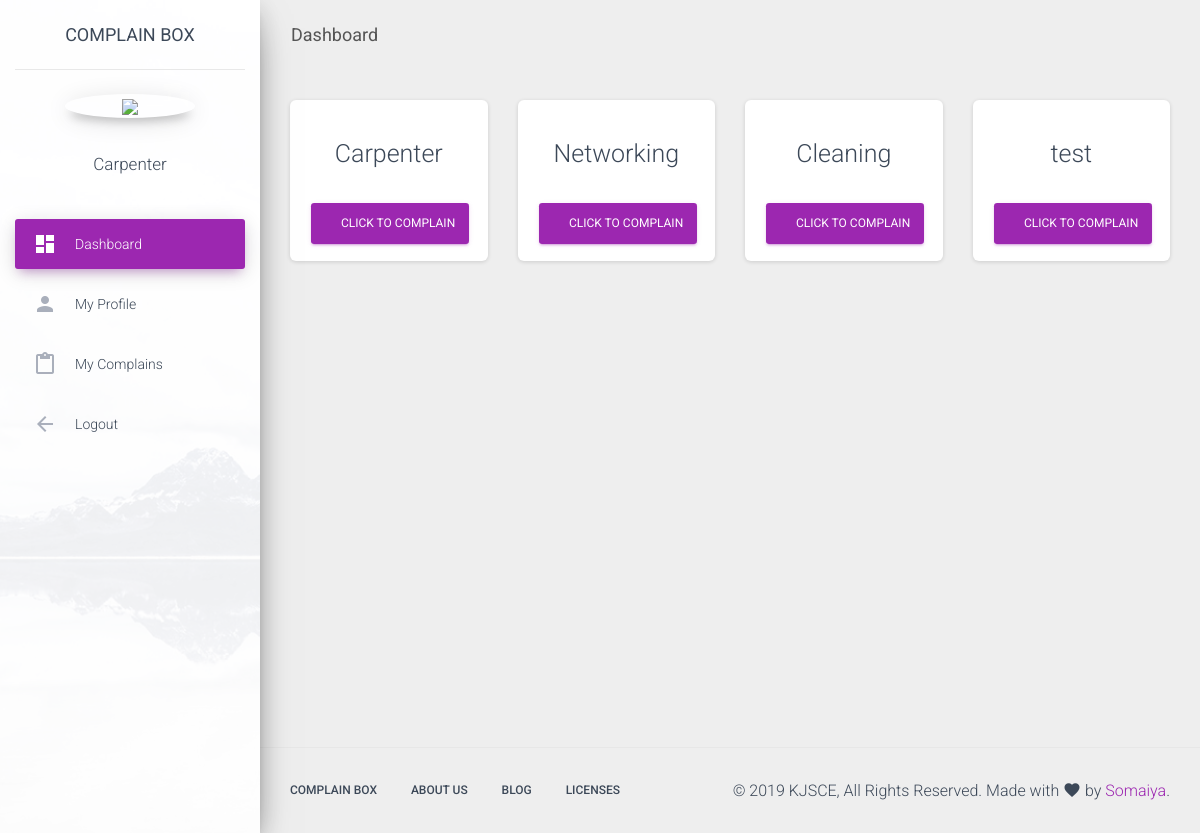
Screenshot of /dashboard.php (signed in) with the database file from the repository.
### tables this page shows
CREATE TABLE `department` (
  `id` int(11) NOT NULL,
  `dname` varchar(30) DEFAULT NULL,
  `deptimg` varchar(50) DEFAULT NULL
);

### dashboard.php (the view, shortened to what this page needs)
<!DOCTYPE html>
<html lang="en">
<head>
  <link rel="stylesheet" type="text/css" href="https://stackpath.bootstrapcdn.com/bootstrap/4.3.1/css/bootstrap.min.css">
  <link rel="stylesheet" href="https://maxcdn.bootstrapcdn.com/font-awesome/latest/css/font-awesome.min.css">
  <link href="assets/css/material-dashboard.css?v=2.1.1" rel="stylesheet" />
</head>
<body class="">
  <div class="wrapper ">
    <div class="sidebar" data-color="purple" data-background-color="white" data-image="assets/img/sidebar-2.jpg">
      <div class="logo">
        <a class="simple-text logo-normal">
          Complain Box
        </a>
      </div>
      <div class="sidebar-wrapper">
        <ul class="nav">
		<li class="nav-item">
			<br/>
			<div class="card-profile">
                <div class="card-avatar">
                    <img class="img" src="<?php  echo $_SESSION['imgurl'];  ?>" />
                </div>
					<div class="card-body">
						<h5 class="card-title">	<?php echo $_SESSION['name'];  ?></h5>
					</div>
		</li>
         <li class="nav-item active ">
            <a class="nav-link" href="#">
              <i class="material-icons">dashboard</i>
              <p>Dashboard</p>
            </a>
          </li>
          <li class="nav-item ">
            <a class="nav-link" href="#">
              <i class="material-icons">person</i>
              <p>My Profile</p>
            </a>
          </li>
          <li class="nav-item ">
            <a class="nav-link" href="#">
              <i class="material-icons">content_paste</i>
              <p>My Complains</p>
            </a>
          </li>
          <li class="nav-item ">
            <a class="nav-link" href="./logout.php">
              <i class="material-icons">arrow_back</i>
              <p>Logout</p>
            </a>
          </li>
        </ul>
      </div>
    </div>
    <div class="main-panel" data-background-color="white">
      <nav class="navbar navbar-expand-lg navbar-transparent navbar-absolute fixed-top ">
        <div class="container-fluid">
          <div class="navbar-wrapper">
            <a class="navbar-brand" href="#"><b>Dashboard</b></a>
          </div>
        </div>
      </nav>
      <div class="content" >
        <div class="container-fluid">
          <div class="row">
				<?php
	$con = new mysqli("localhost", "root", "", "complainbox");
	$sql = "SELECT * FROM department ";
	$result=mysqli_query($con,$sql);
		while($row = mysqli_fetch_array($result)){
		  echo '     <div class="col-lg-3 col-md-6 col-sm-6">
              <div class="card card-stats">
                <div class="card-header ">';
			echo "<form method='POST' action='' id=".$row['id'].">";
		echo '		</br>
                  <h3 class="card-title text-center" name="'.$row["dname"].'">'.$row["dname"].'</h3>
				</br>
				<a href="#complain" class="btn btn-primary btn-block" name="'.$row["dname"].'" onClick="scrollToBottom(event)">Click to Complain</a>
				</form>
				</div>
              </div>
            </div>';
		}
?>
             </div>
	 <br/>
	 <br/>
	 <br/>
      </div>
    </div>
<?php
include("footer.php");
   ?>
  </div>
</body>
</body>
</html>
</html>

### rows the page displays
department: dname "Carpenter"
department: dname "Networking"
department: dname "Cleaning"
department: dname "test"

### other values shown
$_SESSION['name'] "Carpenter"
